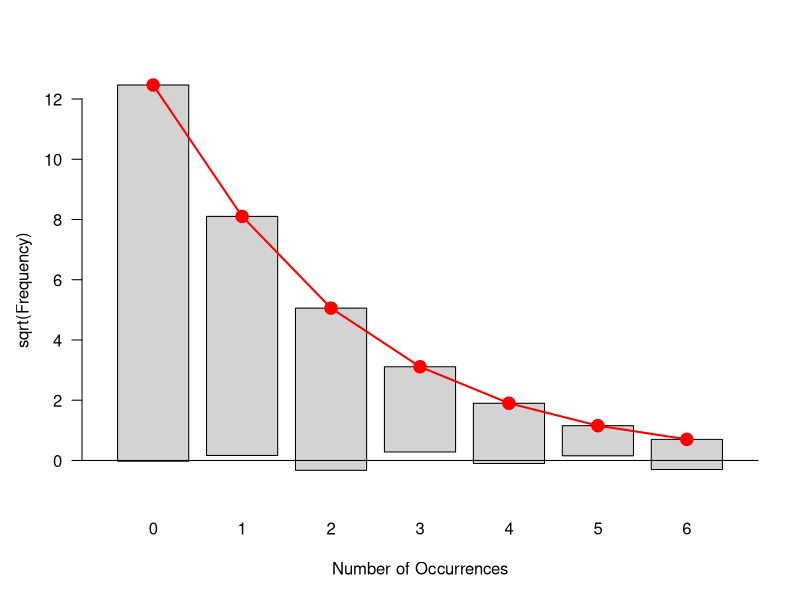

This figure's R source:
## ---- chunk 1
knitr::opts_chunk$set(echo = TRUE)
library(vcd)
## ---- chunk 2

data("Federalist")
gf <- goodfit(Federalist, type = "nbinomial")
summary(gf)
plot(gf)
